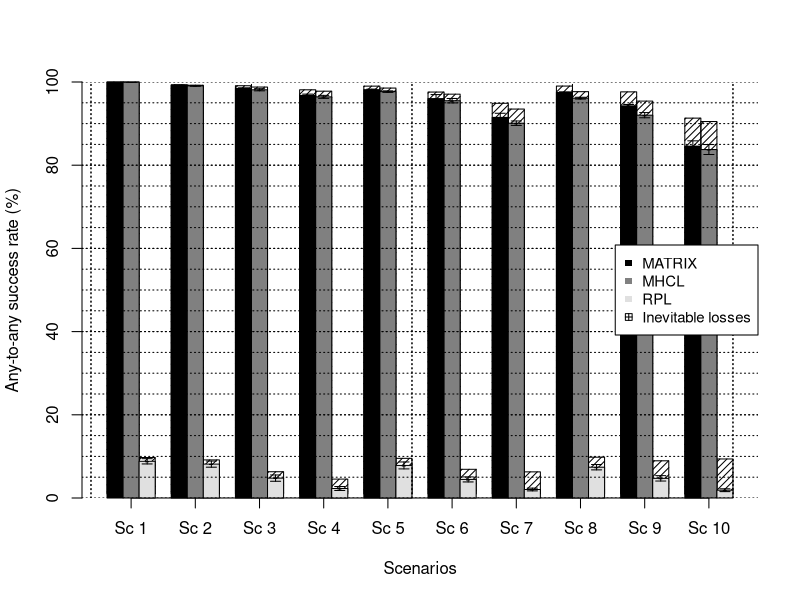

Write R code to recreate this figure.
#####################
#RUOTING SUCCESS
#####################
#RPL #XCTP #MATRIX
library(Hmisc)

bm = c(0.999630581,
       0.991963778,
       0.984590137,
       0.967749497,
       0.981640368,
       0.960180611,
       0.91496248,
       0.974797472,
       0.942644733,
       0.845918336)#matrix

bmh = c(0.999630581,
        0.990738118,
        0.981332971,
        0.964295758,
        0.976896743,
        0.955067784,
        0.90095625,
        0.96118565,
        0.920253069,
        0.837694279)#mhcl

br = c(0.088213534,
       0.081474025,
       0.047798191,
       0.022848938,
       0.078302055,
       0.044676208,
       0.020434732,
       0.074032589,
       0.047273612,
       0.018767175)#rpl


bm = bm*100
bmh = bmh*100
br=br*100

perdas = c (0, 1/1000,6/1000,13/1000,8/1000,15/1000,33/1000,15/1000,33/1000,66/1000)
perdas= perdas*100


mat = matrix(c(bm[1],bmh[1],br[1], #scn 1 Matrix, CTP, XCTP, RPL ---> Sem falhas
               bm[2],bmh[2],br[2],  #scn 2 Matrix, CTP, XCTP, RPL
               bm[3],bmh[3],br[3], #scn 3 Matrix, CTP, XCTP, RPL
               bm[4],bmh[4],br[4], #scn 4 Matrix, CTP, XCTP, RPL
               bm[5],bmh[5],br[5],  #scn 5 Matrix, CTP, XCTP, RPL
               bm[6],bmh[6],br[6], #scn 6 Matrix, CTP, XCTP, RPL
               bm[7],bmh[7],br[7], #scn 7 Matrix, CTP, XCTP, RPL
               bm[8],bmh[8],br[8],  #scn 8 Matrix, CTP, XCTP, RPL
               bm[9],bmh[9],br[9], #scn 9 Matrix, CTP, XCTP, RPL
               bm[10],bmh[10],br[10]  #scn 10 Matrix, CTP, XCTP, RPL
), nrow = 3, ncol=10)


mat[1,]=mat[1,]+perdas
mat[2,]=mat[2,]+perdas
mat[3,]=mat[3,]+perdas


flow =  c("MATRIX", "MHCL","RPL")
colors = c("#000000", "#808080", "#e0e0e0")
bp = barplot(mat,axes=FALSE,lty=c(3,3,3),density=c(20,20,20),col=c("black","black","black"),
             xlab="Scenarios",ylab="Any-to-any success rate (%)", 
             beside=TRUE)#, legend=row)

axis(1, at=bp[2,],labels=c("Sc 1", "Sc 2","Sc 3","Sc 4","Sc 5","Sc 6","Sc 7","Sc 8","Sc 9","Sc 10"))

upper1 = lower1 = c(0.000367394,
                    0.000659315,
                    0.001408355,
                    0.003120185,
                    0.001227437,
                    0.009546664,
                    0.009912929,
                    0.001501164,
                    0.003383471,
                    0.012660281)

upper2 = lower2 = c(0.000367394,
                    0.001062918,
                    0.002580375,
                    0.003586635,
                    0.001850344,
                    0.005303379,
                    0.00535808,
                    0.002091736,
                    0.006241631,
                    0.011971187)

upper3 = lower3 = c(0.006328908,
                    0.007402807,
                    0.00758413,
                    0.004736741,
                    0.008332481,
                    0.006077513,
                    0.003314181,
                    0.006391023,
                    0.006519384,
                    0.003339589)

upper1 = lower1 = lower1*100
upper2 = lower2 = lower2*100
upper3 = lower3 = lower3*100


mat[1,]=mat[1,]-perdas
mat[2,]=mat[2,]-perdas
mat[3,]=mat[3,]-perdas

par(new=TRUE)

barplot(mat,xaxis=flow, ylim=c(0,100),col=colors,  beside=TRUE)#, legend=row)

errbar(bp[1,], mat[1,], mat[1,]+upper1, mat[1,]-lower1, add=T, xlab="", pch="-")
errbar(bp[2,], mat[2,], mat[2,]+upper2, mat[2,]-lower2, add=T, xlab="", pch="-")
errbar(bp[3,], mat[3,], mat[3,]+upper3, mat[3,]-lower3, add=T, xlab="", pch="-")

grid(col="black",lty = "dotted", lwd = par("lwd"))
grid(col="black",lty = "dotted", lwd = par("lwd"),ny=20)
legend("right", c(flow,"Inevitable losses"), xpd = TRUE,  inset = c(0,0), pch=c(15, 15, 15,12), col = c("#000000", "#808080", "#e0e0e0","black"),cex=0.9)
